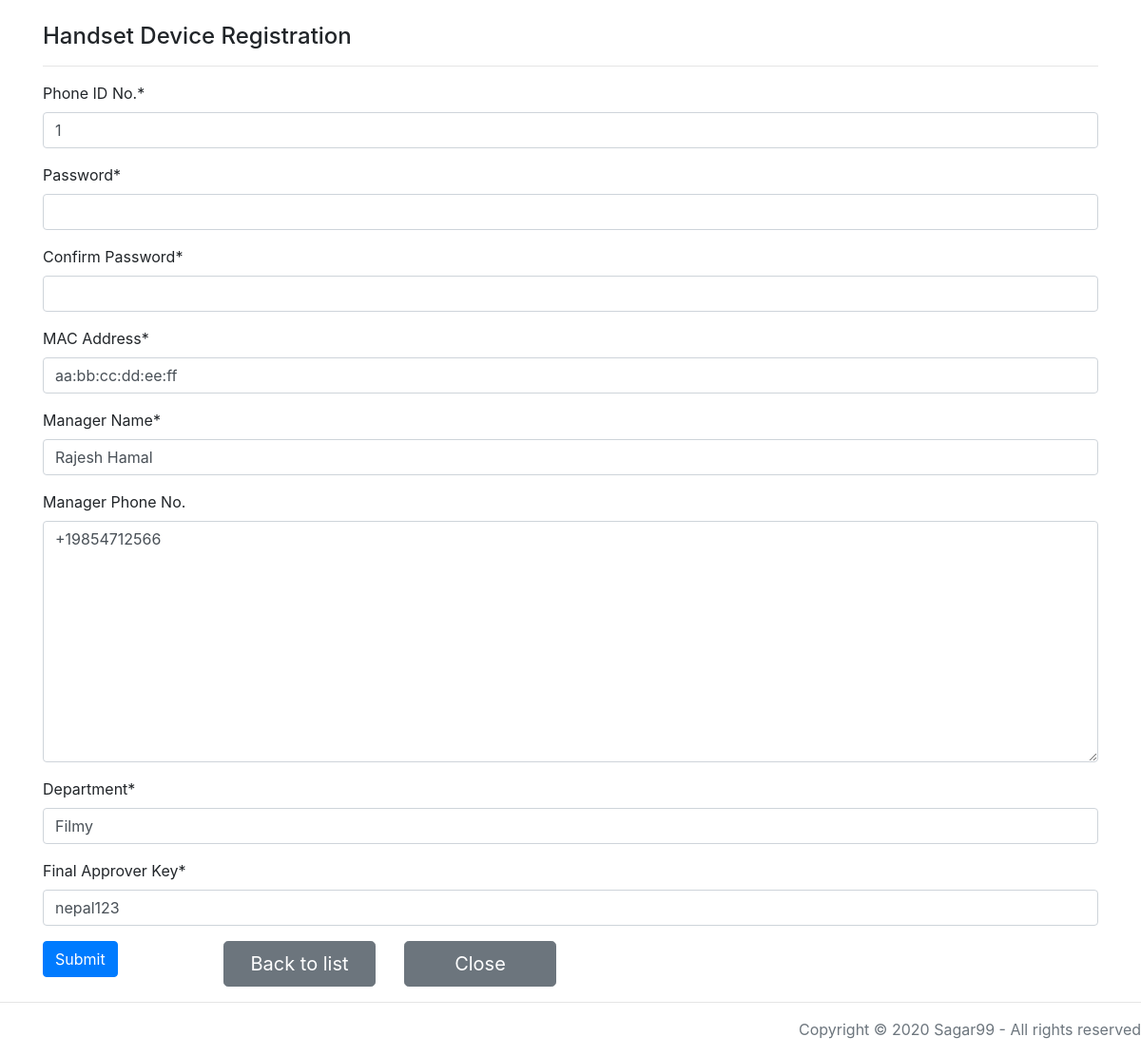
The app's page /hsupdate/2/ with its own data.
### handset/models.py (models this page shows, shortened)
class Handset(models.Model):
    PhoneNo = models.IntegerField()
    Password = models.CharField(validators=[MinLengthValidator(8)], max_length=100)
    confirmPassword = models.CharField(max_length=100)
    MacAddress = models.CharField(validators=[validate_MAC], max_length=20,
                                  default='aa:bb:cc:dd:ee:ff')
    ManagerName = models.CharField(max_length=100)
    ManagerPhoneNo = PhoneField(blank=True)
    Department = models.CharField(max_length=100)
    FinalApprover = models.CharField('Final Approver', max_length=100, null=False)

### handset/views.py (the view, shortened to what this page needs)
# urls.py: path('hsupdate/<int:hid>/', views.handset_view, name='handset_update'),
def handset_view(request, hid=0):
    form2 = ApproverForm()
    if request.method == "GET":
        if hid == 0:
            form = HandsetForm()
        else:
            handset1 = Handset.objects.get(pk=hid)
            form = HandsetForm(instance=handset1)
        return render(request, "handset_register.html", {'form': form, 'form2': form2})

### handset/forms.py
class HandsetForm(forms.ModelForm):
    class Meta:
        model = Handset
        fields = ['PhoneNo', 'Password', 'confirmPassword', 'MacAddress', 'ManagerName', 'ManagerPhoneNo', 'Department',
                  'FinalApprover']
        labels = {'PhoneNo': 'Phone ID No.',
                  'Password': 'Password',
                  'confirmPassword': 'Confirm Password',
                  'MacAddress': 'MAC Address',
                  'ManagerName': 'Manager Name',
                  'ManagerPhoneNo': 'Manager Phone No.',
                  'Department': 'Department',
                  'FinalApprover': 'Final Approver Key',
                  }
        widgets = {
            'Password': PasswordInput(),
            'confirmPassword': PasswordInput(),
        }

class ApproverForm(forms.Form):
    approver_key = forms.CharField(required=True, label='Approver Key')

### handset/templates/handset_register.html (shortened to what this page needs)
{% extends "base.html" %}
{% load crispy_forms_tags %}
{% block content %}
<div>
    <h4 class="col-md-offset-6">Handset Device Registration</h4>
    <hr class="my-3">
</div>
<form action="" method="POST" autocomplete="off">
    {{ form|crispy }}
    <div class="row">
        <div class="col-md-2">
           <button type="button" class="btn btn-primary" data-toggle="modal" data-target="#exampleModal" data-whatever="@fat">Submit</button>
        </div>
        <div class="col-md-2">
            <a href="{% url 'handset_list' %}" class="btn btn-secondary btn-block btn-lg">
                Back to list
            </a>
        </div>
        <div class="col-md-2">
            <a href="{% url '' %}" class="btn btn-secondary btn-block btn-lg">
                Close
            </a>
        </div>
    </div>
</form>
{% endblock content %}

### records on screen
Handset: PhoneNo "1", MacAddress "aa:bb:cc:dd:ee:ff", ManagerName "Rajesh Hamal", ManagerPhoneNo "+19854712566", Department "Filmy", FinalApprover "nepal123"
